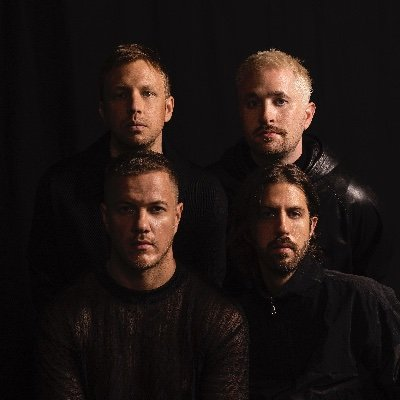
#> input picture Iot_raspberrypi/06_multimidia/ssd.jpg, 400 x 400 px
$ python OpenCV_eye_detection.py
#> lines starting #> are read from the running program, lines starting #| are printed output that depends on the picture; after the words box and inside, x2 and y2 are one past the last pixel; in counts of white or black regions, pixels touching at a corner belong together
import cv2

#필터 파일 로드
face_cascade = cv2.CascadeClassifier('./xml/face.xml')
eye_cascade = cv2.CascadeClassifier('./xml/eye.xml')

img = cv2.imread('ssd.jpg')
#> img is the input picture: shape (400, 400, 3); mean B, G, R 20.1, 22.4, 30.9

#Cascade 알고리즘은 흑백만 가능
gray = cv2.cvtColor(img, cv2.COLOR_BGR2GRAY)
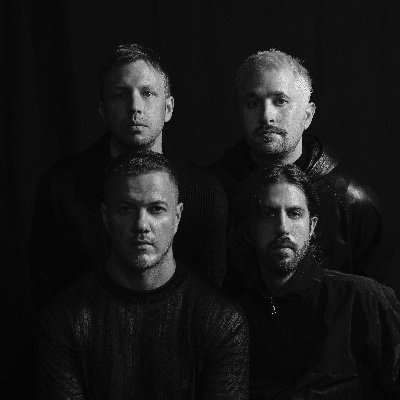
#> gray: shape (400, 400); min 0, max 246, mean 24.8

#얼굴검출
faces = face_cascade.detectMultiScale(gray)
#> faces = [[99, 64, 73, 73], [247, 186, 72, 72], [232, 69, 82, 82], [101, 176, 84, 84]]

for (x, y, w, h) in faces:  #왼쪽 위의 점의 좌표, 너비, 높이
    cv2.rectangle(img, (x, y), (x+w, y+h), (255, 0, 0), 2) #그릴 그림, 시작 좌표, 끝 좌표, 선의 색(BGR), 두께

    #얼굴 안에서 눈 식별
    #RoI(관심 영역, Region of Interest) 설정
    roi_color = img[y:y+h, x:x+w]
    roi_gray = gray[y:y+h, x:x+w]

    eyes = eye_cascade.detectMultiScale(roi_gray)

    for (ex, ey, ew, eh) in eyes:
        cv2.rectangle(roi_color, (ex, ey), (ex+ew, ey+eh), (0, 0, 255), 2)
#> this loop made 4 passes
#> (x, y, w, h, eyes) on passes 1 to 3: (99, 64, 73, 73, [[36, 18, 22, 22]]), (247, 186, 72, 72, [[32, 14, 25, 25]]), (232, 69, 82, 82, [[28, 15, 33, 33]])
#> pass 1, `roi_color = img[y:y+h, x:x+w]`:
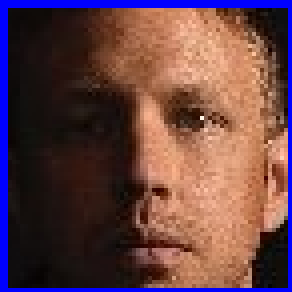
#> roi_color: shape (73, 73, 3) (shown 4 times larger); mean B, G, R 69.9, 65.4, 99.9
#> pass 1, `roi_gray = gray[y:y+h, x:x+w]`:
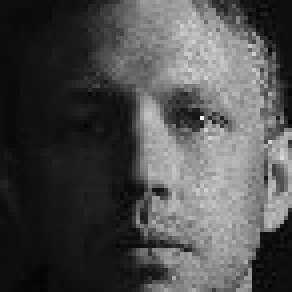
#> roi_gray: shape (73, 73) (shown 4 times larger); min 3, max 246, mean 77.4
#> pass 2, `roi_gray = gray[y:y+h, x:x+w]`:
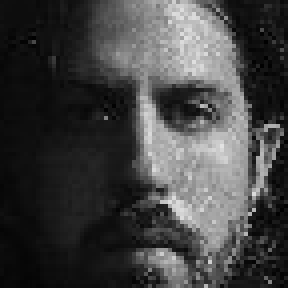
#> roi_gray: shape (72, 72) (shown 4 times larger); min 1, max 226, mean 65.9
#> after the loop:
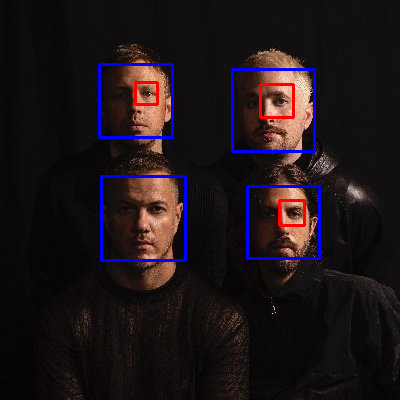
#> img: shape (400, 400, 3); 2.92% of pixels changed, all inside (x1, y1, x2, y2) = (98, 63, 321, 262)
#> after the loop:
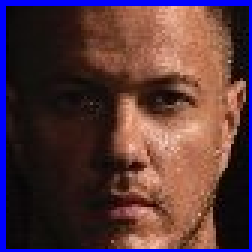
#> roi_color: shape (84, 84, 3) (shown 3 times larger); mean B, G, R 59.8, 54.1, 84.9
#> after the loop:
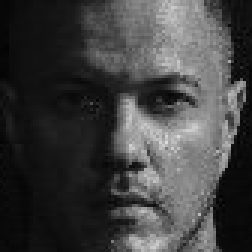
#> roi_gray: shape (84, 84) (shown 3 times larger); min 2, max 219, mean 64.6

cv2.imshow('img', img)
cv2.waitKey(0)
cv2.destroyAllWindows()
